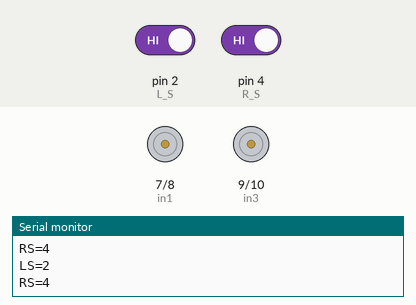
Simulated run of this sketch. Board: Arduino Uno, built with avr-gcc and run on an emulated ATmega328P. On the bench: motor-driver pin pairs drawn as motors (green arrow = first pin HIGH = forward, orange = second pin HIGH = backward, longer = more drive, scaled by the enable pin), the last lines printed to the serial monitor. The test bench sets the inputs (shaded band); at power-on: pin 2 (L_S) HIGH, pin 4 (R_S) HIGH.

Above: at 2.2 s.
2.3 s: pin 2 (L_S) driven LOW
At 2.8 s:
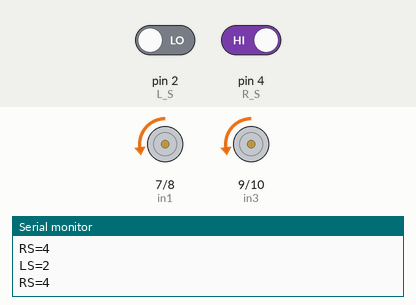
3.8 s: pin 4 (R_S) driven LOW
At 5.0 s:
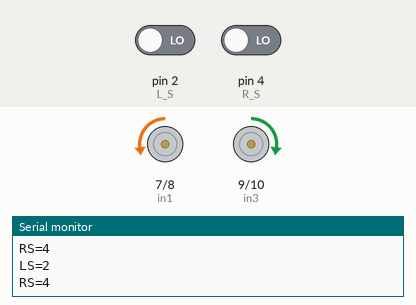
5.3 s: pin 2 (L_S) driven HIGH
At 6.1 s:
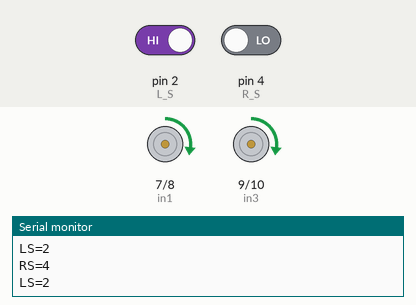
Timing chart, 0 to 8.3 s (numbered marks = the images above; inputs shaded):
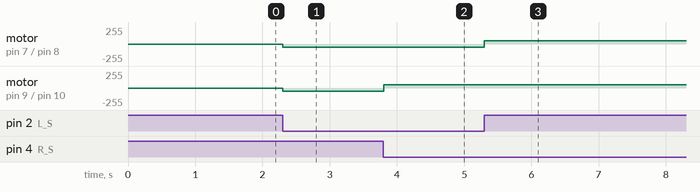

The sketch:

Basic_Line_Follower_copy_20231125194234.ino
```cpp
// Arduino Line Follower Robot Code


#define enA 6//Enable1 L293 Pin enA

#define in1 7 //Motor1  L293 Pin in1

#define in2 8 //Motor1  L293 Pin in1

#define in3 9 //Motor2  L293 Pin in1

#define in4 10 //Motor2  L293 Pin in1

#define enB 11 //Enable2 L293 Pin enB

#define R_S 4//ir sensor Right

#define L_S 2 //ir sensor Left

void setup(){
Serial.begin(9600);

pinMode(R_S, INPUT);

pinMode(L_S, INPUT);

pinMode(enA, OUTPUT);

pinMode(in1, OUTPUT);

pinMode(in2, OUTPUT);

pinMode(in3, OUTPUT);

pinMode(in4, OUTPUT);

pinMode(enB, OUTPUT);

digitalWrite(enA, HIGH);

digitalWrite(enB, HIGH);

delay(1000);

}

void loop(){
  Serial.print("RS="); Serial.println(R_S);
  Serial.print("LS="); Serial.println(L_S);

if((digitalRead(R_S) == 0)&&(digitalRead(L_S) == 0)){forward();}   //if Right Sensor and Left Sensor are at White color then it will call forword function

if((digitalRead(R_S) == 1)&&(digitalRead(L_S) == 0)){turnRight();} //if Right Sensor is Black and Left Sensor is White then it will call turn Right function

if((digitalRead(R_S) == 0)&&(digitalRead(L_S) == 1)){turnLeft();}  //if Right Sensor is White and Left Sensor is Black then it will call turn Left function

if((digitalRead(R_S) == 1)&&(digitalRead(L_S) == 1)){Stop();} //if Right Sensor and Left Sensor are at Black color then it will call Stop function

}

void forward(){  //forword
	analogWrite(enA, 50);
	analogWrite(enB, 50);

digitalWrite(in1, LOW); //Right Motor forword Pin

digitalWrite(in2, HIGH);  //Right Motor backword Pin

digitalWrite(in3, HIGH);  //Left Motor backword Pin

digitalWrite(in4, LOW); //Left Motor forword Pin

}

void turnRight(){ //turnRight
	analogWrite(enA, 50);
	analogWrite(enB, 50);

digitalWrite(in1, LOW); //Right Motor forword Pin

digitalWrite(in2, HIGH);  //Right Motor backword Pin

digitalWrite(in3, LOW); //Left Motor backword Pin

digitalWrite(in4, HIGH);  //Left Motor forword Pin
}

void turnLeft(){ //turnLeft
	analogWrite(enA, 50);
	analogWrite(enB, 50);

digitalWrite(in1, HIGH);  //Right Motor forword Pin

digitalWrite(in2, LOW); //Right Motor backword Pin

digitalWrite(in3, HIGH);  //Left Motor backword Pin

digitalWrite(in4, LOW); //Left Motor forword Pin

}

void Stop(){ //stop

digitalWrite(in1, LOW); //Right Motor forword Pin

digitalWrite(in2, LOW); //Right Motor backword Pin

digitalWrite(in3, LOW); //Left Motor backword Pin

digitalWrite(in4, LOW); //Left Motor forword Pin

}
```

Measured:
- after the input at 2.3 s, motor on pin 7 (in1) / pin 8 (in2), motor on pin 9 (in3) / pin 10 (in4): stopped → backward 50/255 at once
- after the input at 3.8 s, motor on pin 9 (in3) / pin 10 (in4): backward 50/255 → forward 50/255 at once
- after the input at 5.3 s, motor on pin 7 (in1) / pin 8 (in2): backward 50/255 → forward 50/255 at once
